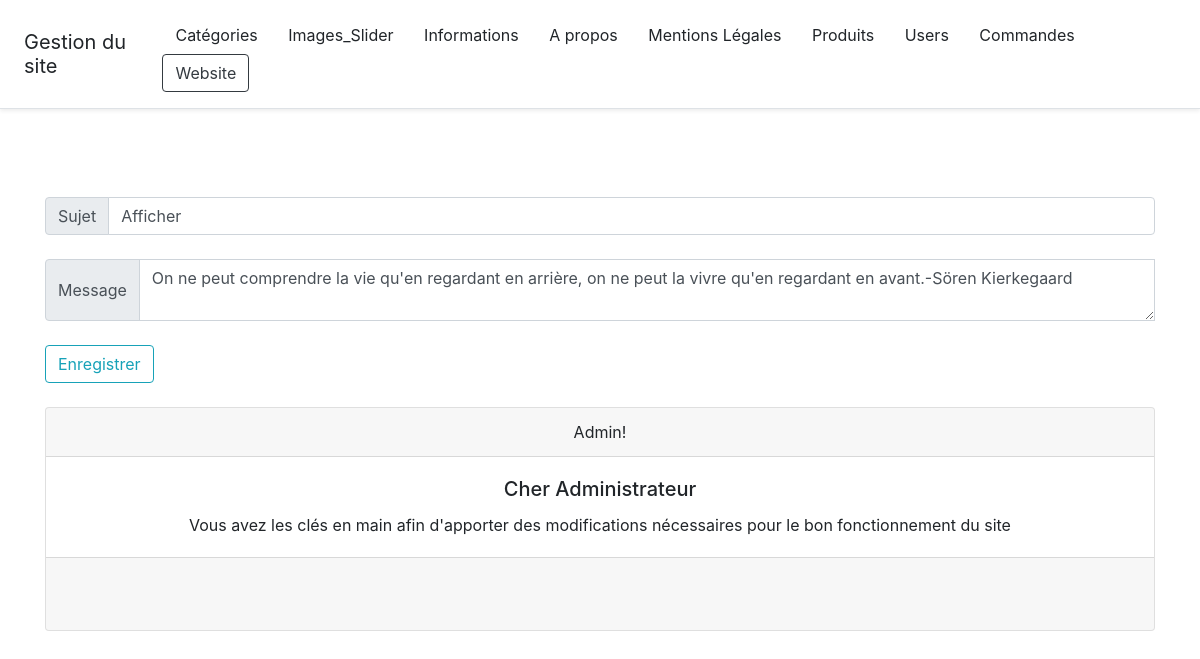
Page /administrateur/index.php?controller=infos&action=editInfo&id=5 (signed in) on the committed database.
### tables this page shows
CREATE TABLE `infos` (
  `id` int(11) NOT NULL,
  `sujet` varchar(150) NOT NULL,
  `news` text NOT NULL
);

### administrateur/models/Info.php (called while the page is built, shortened)
<?php
function getInfos()
{
    $db = dbConnect();
    $query = $db->query('SELECT * FROM infos');
    $infos = $query->fetchAll();
    return $infos;
}
function getInfo($id)
{
    $db = dbConnect();
    $query = $db->prepare("SELECT * FROM infos WHERE id = ?");
    $query->execute([
        $id
    ]);
    $result = $query->fetch();
    return $result;
}

### administrateur/views/infoForm.php (the view, shortened to what this page needs)
<?php require ('partials/header.php'); ?>
    <br>
    <br>
    <form action="index.php?controller=infos&action=<?= isset($info) ||
    (isset($_SESSION['old_inputs']) && $_GET['action'] == 'editInfo')  ? 'editInfo&id='.$_GET['id'] : 'addInfo' ?>" method="post" enctype="multipart/form-data">
        <br>
        <div class="input-group">
            <div class="input-group-prepend"><span class="input-group-text">Sujet</span></div>
            <input  type="text" name="sujet" class="form-control" id="sujet" value="<?= isset($_SESSION['old_inputs']) ? $_SESSION['old_inputs']['sujet'] : '' ?><?= isset($info) ? $info['sujet'] : '' ?>" />
        </div>
        <br>
        <div class="input-group">
            <div class="input-group-prepend"><span class="input-group-text">Message</span></div>
            <textarea name="news" class="form-control" id="news"><?= isset($_SESSION['old_inputs']) ? $_SESSION['old_inputs']['news'] : '' ?><?= isset($info) ? $info['news'] : '' ?></textarea><br>
        </div>
        <br>
        <input class="btn btn-outline-info" type="submit" value="Enregistrer" />
    </form>
<?php require ('partials/footer.php'); ?>

### rows in the picture
infos: sujet "Afficher", news "On ne peut comprendre la vie qu'en regardant en arrière, on ne peut la vivre qu'en regardant en avant.-Sören Kierkegaard"
